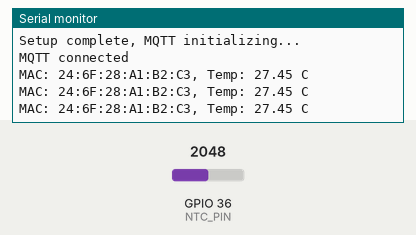
Recording of a sketch running on a simulated ESP32. Shown: the last lines printed to the serial monitor. Inputs (shaded band) come from the test bench; at power-on: GPIO 36 (NTC_PIN) = 2048. WiFi joins after 1.5 s; servers stay silent unless stated; random numbers use the default seed unless the sketch sets one; no MQTT or app messages arrive unless stated.

Above: at 2.7 s.
2.8 s: GPIO 36 (NTC_PIN) set to 2866
At 3.5 s:
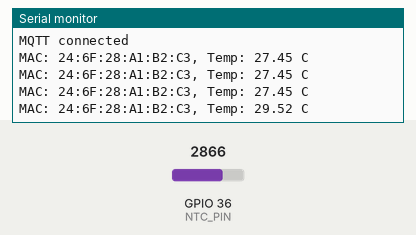
4.3 s: GPIO 36 (NTC_PIN) set to 3603
At 5.0 s:
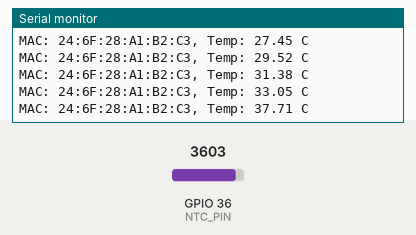

Measured:
- after the input at 2.8 s, the serial monitor: prints a new line after 0.26 s (image 1)
- after the input at 4.3 s, the serial monitor: prints a new line after 0.26 s (image 2)

The sketch:

esp32_NCT.ino.ino
```cpp
#include <WiFi.h>
#include <PubSubClient.h>
#include <WiFiClientSecure.h>
#include <ArduinoJson.h>
#include "credentials.h"
#include <OneWire.h>            // DS18B20 통신
#include <DallasTemperature.h>  // DS18B20 온도 측정


// NTC Thermistor configuration
#define NTC_PIN       36        // Analog pin connected to thermistor divider
#define R1            9000.0    // Series resistor value [Ω]
#define C1            1.290556126e-03  // Steinhart-Hart coefficient C1
#define C2            2.066785119e-04  // Steinhart-Hart coefficient C2
#define C3            2.046300710e-07  // Steinhart-Hart coefficient C3

WiFiClientSecure wifiClient;
PubSubClient mqttClient(wifiClient);

// 단일 MQTT 서버 (두 번째 서버 사용)
const char* mqttServerAddress = "9c500c1053df40c795c005da44aee8f0.s2.eu.hivemq.cloud";
const int mqttPort = 8883;
String macAddress;
float filteredTemp = NAN;

// Root CA certificate (truncated)
static const char *root_ca PROGMEM = R"EOF(
-----BEGIN CERTIFICATE-----
MIIFazCCA1OgAwIBAgIRAIIQz7DSQONZRGPgu2OCiwAwDQYJKoZIhvcNAQELBQAw
TzELMAkGA1UEBhMCVVMxKTAnBgNVBAoTIEludGVybmV0IFNlY3VyaXR5IFJlc2Vh
cmNoIEdyb3VwMRUwEwYDVQQDEwxJU1JHIFJvb3QgWDEwHhcNMTUwNjA0MTEwNDM4
WhcNMzUwNjA0MTEwNDM4WjBPMQswCQYDVQQGEwJVUzEpMCcGA1UEChMgSW50ZXJu
ZXQgU2VjdXJpdHkgUmVzZWFyY2ggR3JvdXAxFTATBgNVBAMTDElTUkcgUm9vdCBY
MTCCAiIwDQYJKoZIhvcNAQEBBQADggIPADCCAgoCggIBAK3oJHP0FDfzm54rVygc
h77ct984kIxuPOZXoHj3dcKi/vVqbvYATyjb3miGbESTtrFj/RQSa78f0uoxmyF+
0TM8ukj13Xnfs7j/EvEhmkvBioZxaUpmZmyPfjxwv60pIgbz5MDmgK7iS4+3mX6U
A5/TR5d8mUgjU+g4rk8Kb4Mu0UlXjIB0ttov0DiNewNwIRt18jA8+o+u3dpjq+sW
T8KOEUt+zwvo/7V3LvSye0rgTBIlDHCNAymg4VMk7BPZ7hm/ELNKjD+Jo2FR3qyH
B5T0Y3HsLuJvW5iB4YlcNHlsdu87kGJ55tukmi8mxdAQ4Q7e2RCOFvu396j3x+UC
B5iPNgiV5+I3lg02dZ77DnKxHZu8A/lJBdiB3QW0KtZB6awBdpUKD9jf1b0SHzUv
KBds0pjBqAlkd25HN7rOrFleaJ1/ctaJxQZBKT5ZPt0m9STJEadao0xAH0ahmbWn
OlFuhjuefXKnEgV4We0+UXgVCwOPjdAvBbI+e0ocS3MFEvzG6uBQE3xDk3SzynTn
jh8BCNAw1FtxNrQHusEwMFxIt4I7mKZ9YIqioymCzLq9gwQbooMDQaHWBfEbwrbw
qHyGO0aoSCqI3Haadr8faqU9GY/rOPNk3sgrDQoo//fb4hVC1CLQJ13hef4Y53CI
rU7m2Ys6xt0nUW7/vGT1M0NPAgMBAAGjQjBAMA4GA1UdDwEB/wQEAwIBBjAPBgNV
HRMBAf8EBTADAQH/MB0GA1UdDgQWBBR5tFnme7bl5AFzgAiIyBpY9umbbjANBgkq
hkiG9w0BAQsFAAOCAgEAVR9YqbyyqFDQDLHYGmkgJykIrGF1XIpu+ILlaS/V9lZL
ubhzEFnTIZd+50xx+7LSYK05qAvqFyFWhfFQDlnrzuBZ6brJFe+GnY+EgPbk6ZGQ
3BebYhtF8GaV0nxvwuo77x/Py9auJ/GpsMiu/X1+mvoiBOv/2X/qkSsisRcOj/KK
NFtY2PwByVS5uCbMiogziUwthDyC3+6WVwW6LLv3xLfHTjuCvjHIInNzktHCgKQ5
ORAzI4JMPJ+GslWYHb4phowim57iaztXOoJwTdwJx4nLCgdNbOhdjsnvzqvHu7Ur
TkXWStAmzOVyyghqpZXjFaH3pO3JLF+l+/+sKAIuvtd7u+Nxe5AW0wdeRlN8NwdC
jNPElpzVmbUq4JUagEiuTDkHzsxHpFKVK7q4+63SM1N95R1NbdWhscdCb+ZAJzVc
oyi3B43njTOQ5yOf+1CceWxG1bQVs5ZufpsMljq4Ui0/1lvh+wjChP4kqKOJ2qxq
4RgqsahDYVvTH9w7jXbyLeiNdd8XM2w9U/t7y0Ff/9yi0GE44Za4rF2LN9d11TPA
mRGunUHBcnWEvgJBQl9nJEiU0Zsnvgc/ubhPgXRR4Xq37Z0j4r7g1SgEEzwxA57d
emyPxgcYxn/eR44/KJ4EBs+lVDR3veyJm+kXQ99b21/+jh5Xos1AnX5iItreGCc=
-----END CERTIFICATE-----
)EOF";

void setup() {
  Serial.begin(115200);

  connectWiFi();
  macAddress = WiFi.macAddress();
  mqttClient.setServer(mqttServerAddress, mqttPort);
  wifiClient.setCACert(root_ca);
  // 첫 측정으로 필터 초기화
  filteredTemp = readNTCTemp();
  Serial.println("Setup complete, MQTT initializing...");
}

void connectWiFi() {
  WiFi.mode(WIFI_STA);
  WiFi.begin(ssid, password);
  Serial.printf("Connecting to %s", ssid);
  while (WiFi.status() != WL_CONNECTED) {
    delay(500);
    Serial.print('.');
  }
  Serial.printf("\nConnected: %s\n", WiFi.localIP().toString().c_str());
}

void connectMQTT() {
  while (!mqttClient.connected()) {
    String clientId = "ESP32-" + String(random(0xffff), HEX);
    if (mqttClient.connect(clientId.c_str(), mqttUsername, mqttPassword)) {
      Serial.println("MQTT connected");
    } else {
      Serial.printf("MQTT connection failed (%d), retry in 5s\n", mqttClient.state());
      delay(5000);
    }
  }
}

float readNTCTemp() {
  int raw = analogRead(NTC_PIN);
  float voltage = raw * (3.3 / 4095.0);
  float resistance = (3.3 * R1 / voltage) - R1;
  float logR = log(resistance);
  float invT = C1 + C2 * logR + C3 * logR * logR * logR;
  float kelvin = 1.0 / invT;
  return kelvin - 273.15;
}

void loop() {
  if (WiFi.status() != WL_CONNECTED) connectWiFi();
  if (!mqttClient.connected()) connectMQTT();
  mqttClient.loop();

  float temp = readNTCTemp();
  filteredTemp = isnan(filteredTemp) ? temp : (filteredTemp * 0.9 + temp * 0.1);

  StaticJsonDocument<128> doc;
  doc["macAddress"] = macAddress;
  doc["temperatureCelsius"] = filteredTemp;
  char buf[128];
  serializeJson(doc, buf);
  mqttClient.publish("MQTT/ntc", buf);

  Serial.printf("MAC: %s, Temp: %.2f C\n", macAddress.c_str(), filteredTemp);
  delay(500);
}
```

credentials.h
```cpp
const char* ssid = "배성준의 iPhone";
const char* password = "qwertyuioa";
const char* mqttUsername = "HyeonseoLee";
const char* mqttPassword = "1234qazA";
```
